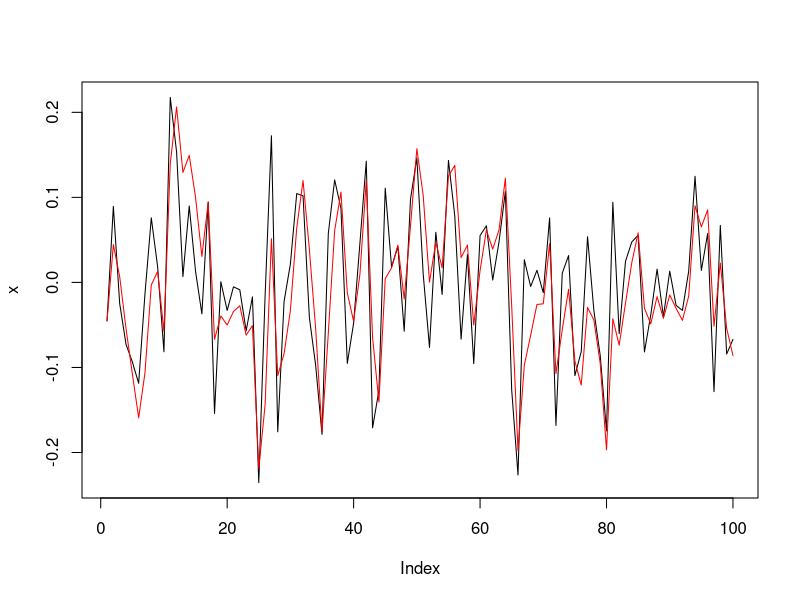
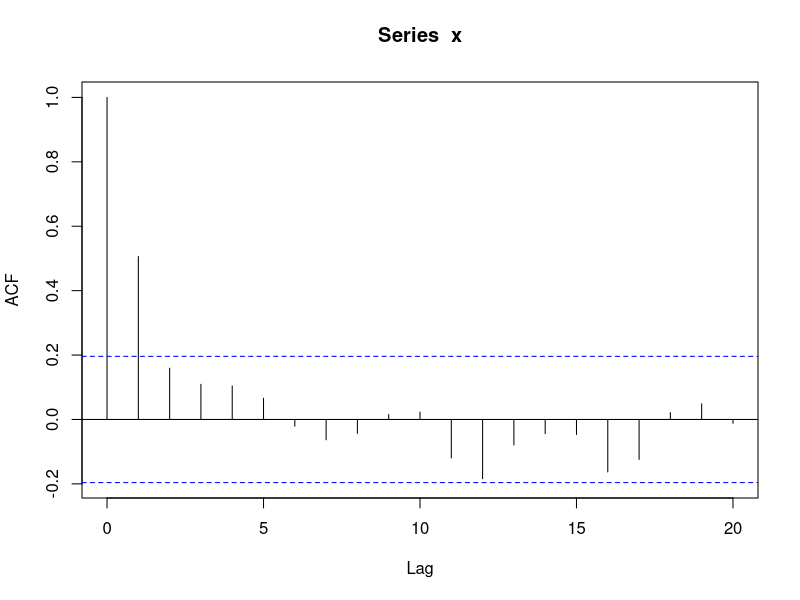
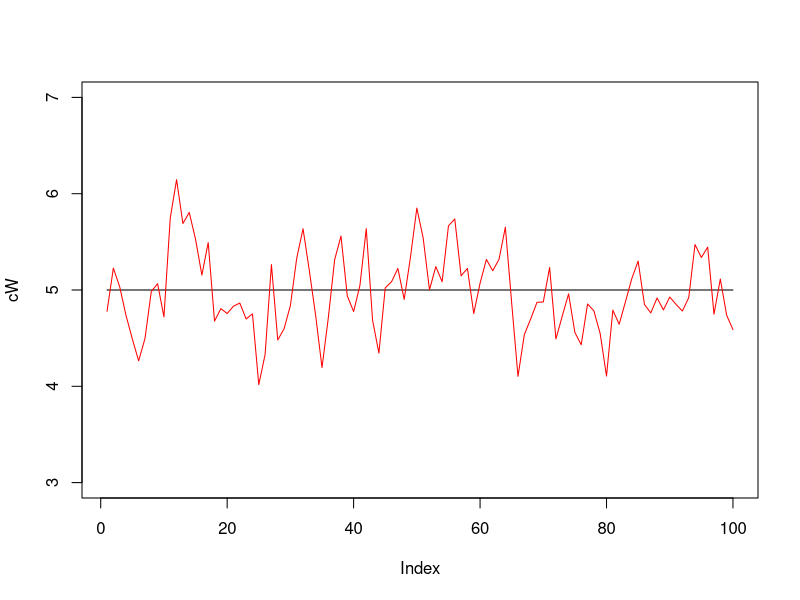

R code for these plots, in order:



cv <- 0.1
rho <- 0.6

x=rnorm(100) * cv
plot(x,type="l")
for (i in 2:length(x)) x[i] <- rho * x[i-1] + sqrt(1-rho^2) * x[i]
lines(x,col="red")
acf(x)


cW <- rep(5,100)
plot(cW,type="l")
cW <- cW * exp(x)
lines(cW,col="red")
